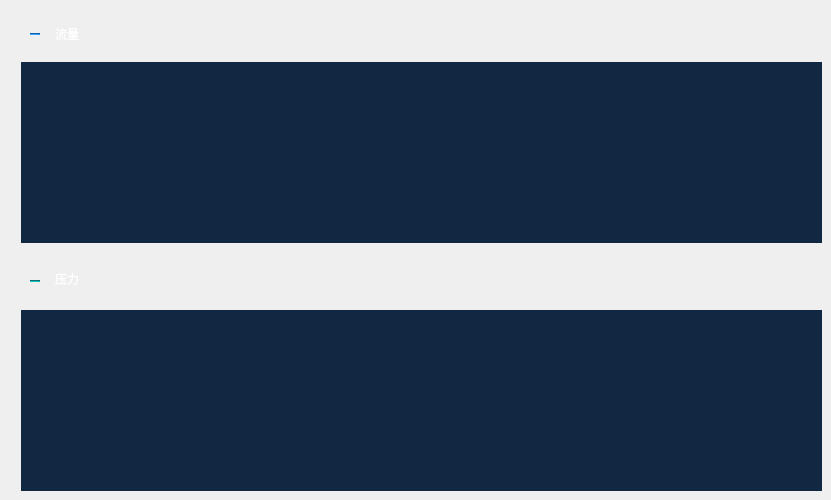
      <widget class="QWidget" name="page_HistoricalData_Purge">
       <widget class="QLabel" name="label_155">
        <property name="geometry">
         <rect>
          <x>48</x>
          <y>269</y>
          <width>38</width>
          <height>20</height>
         </rect>
        </property>
        <property name="styleSheet">
         <string notr="true">color: rgb(255, 255, 255);
font: 14pt &quot;Ubuntu&quot;;</string>
        </property>
        <property name="text">
         <string>压力</string>
        </property>
        <property name="alignment">
         <set>Qt::AlignCenter</set>
        </property>
       </widget>
       <widget class="QLabel" name="label_156">
        <property name="geometry">
         <rect>
          <x>48</x>
          <y>24</y>
          <width>38</width>
          <height>20</height>
         </rect>
        </property>
        <property name="styleSheet">
         <string notr="true">color:rgb(255, 255, 255);
font:14pt &quot;Ubuntu&quot;;</string>
        </property>
        <property name="text">
         <string>流量</string>
        </property>
        <property name="alignment">
         <set>Qt::AlignCenter</set>
        </property>
       </widget>
       <widget class="Line" name="line_34">
        <property name="geometry">
         <rect>
          <x>30</x>
          <y>33</y>
          <width>10</width>
          <height>2</height>
         </rect>
        </property>
        <property name="styleSheet">
         <string notr="true">background-color: rgb(24, 144, 255);</string>
        </property>
        <property name="orientation">
         <enum>Qt::Horizontal</enum>
        </property>
       </widget>
       <widget class="QChartView" name="widget_HistoricalData_DownPurge" native="true">
        <property name="geometry">
         <rect>
          <x>21</x>
          <y>310</y>
          <width>801</width>
          <height>181</height>
         </rect>
        </property>
        <property name="autoFillBackground">
         <bool>false</bool>
        </property>
        <property name="styleSheet">
         <string notr="true">background-color: rgb(17, 40, 67);</string>
        </property>
       </widget>
       <widget class="QChartView" name="widget_HistoricalData_upPurge" native="true">
        <property name="geometry">
         <rect>
          <x>21</x>
          <y>62</y>
          <width>801</width>
          <height>181</height>
         </rect>
        </property>
        <property name="font">
         <font>
          <pointsize>14</pointsize>
         </font>
        </property>
        <property name="autoFillBackground">
         <bool>false</bool>
        </property>
        <property name="styleSheet">
         <string notr="true">background-color: rgb(17, 40, 67);</string>
        </property>
       </widget>
       <widget class="Line" name="line_35">
        <property name="geometry">
         <rect>
          <x>30</x>
          <y>280</y>
          <width>10</width>
          <height>2</height>
         </rect>
        </property>
        <property name="styleSheet">
         <string notr="true">background-color: rgb(19, 168, 168);</string>
        </property>
        <property name="orientation">
         <enum>Qt::Horizontal</enum>
        </property>
       </widget>
      </widget>
